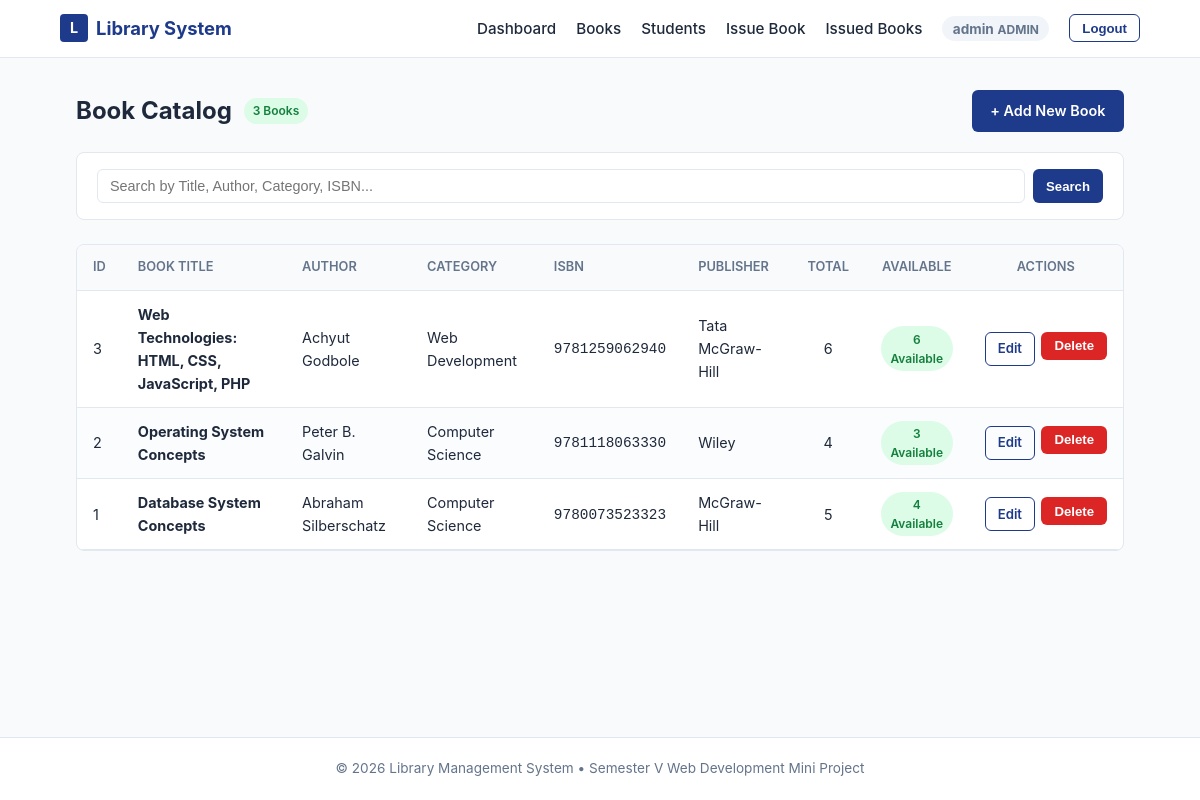
The app's page /admin/books.php (signed in) with its own data.
### tables this page shows
CREATE TABLE IF NOT EXISTS `books` (
    `id` INT AUTO_INCREMENT PRIMARY KEY,
    `book_name` VARCHAR(150) NOT NULL,
    `author` VARCHAR(100) NOT NULL,
    `category` VARCHAR(50) NOT NULL,
    `isbn` VARCHAR(30) NOT NULL UNIQUE,
    `publisher` VARCHAR(100) NOT NULL,
    `total_copies` INT NOT NULL DEFAULT 1,
    `available_copies` INT NOT NULL DEFAULT 1,
    `created_at` TIMESTAMP DEFAULT CURRENT_TIMESTAMP
);

### admin/books.php (the view, shortened to what this page needs)
<?php
require_once __DIR__ . '/../config/database.php';
$search_query = trim($_GET['q'] ?? '');
$books = [];
try {
    if ($search_query !== '') {
        $stmt = $pdo->prepare("
            SELECT * FROM books
            WHERE book_name LIKE :q OR author LIKE :q OR category LIKE :q OR isbn LIKE :q
            ORDER BY id DESC
        ");
        $stmt->execute([':q' => "%{$search_query}%"]);
    } else {
        $stmt = $pdo->query("SELECT * FROM books ORDER BY id DESC");
    }
    $books = $stmt->fetchAll();
} catch (PDOException $e) {
    $error_message = "Failed to load book records.";
}
$base_path  = "../";
require_once __DIR__ . '/../includes/header.php';
?>
<main class="main-content">
    <div class="container">
        <div class="toolbar">
            <div class="toolbar-left">
                <h1 class="dashboard-title" style="margin: 0; font-size: 1.5rem;">Book Catalog</h1>
                <span class="stock-pill stock-in"><?php echo count($books); ?> Books</span>
            </div>
            <div class="toolbar-right">
                <a href="add_book.php" class="btn btn-primary">+ Add New Book</a>
            </div>
        </div>
        <div class="feature-card" style="padding: 1rem 1.25rem; margin-bottom: 1.5rem;">
            <form action="books.php" method="GET" class="search-form">
                <input
                    type="text"
                    name="q"
                    class="search-input"
                    placeholder="Search by Title, Author, Category, ISBN..."
                    value="<?php echo htmlspecialchars($search_query); ?>"
                >
                <button type="submit" class="btn btn-primary btn-sm">Search</button>
            </form>
        </div>
        <div class="table-wrapper">
            <?php if (count($books) > 0): ?>
                <table class="table table-striped">
                    <thead>
                        <tr>
                            <th>ID</th>
                            <th>Book Title</th>
                            <th>Author</th>
                            <th>Category</th>
                            <th>ISBN</th>
                            <th>Publisher</th>
                            <th style="text-align: center;">Total</th>
                            <th style="text-align: center;">Available</th>
                            <th style="text-align: center;">Actions</th>
                        </tr>
                    </thead>
                    <tbody>
                        <?php foreach ($books as $b): ?>
                            <tr>
                                <td><?php echo (int)$b['id']; ?></td>
                                <td><strong><?php echo htmlspecialchars($b['book_name']); ?></strong></td>
                                <td><?php echo htmlspecialchars($b['author']); ?></td>
                                <td><?php echo htmlspecialchars($b['category']); ?></td>
                                <td><code><?php echo htmlspecialchars($b['isbn']); ?></code></td>
                                <td><?php echo htmlspecialchars($b['publisher']); ?></td>
                                <td style="text-align: center;"><?php echo (int)$b['total_copies']; ?></td>
                                <td style="text-align: center;">
                                    <?php if ((int)$b['available_copies'] > 0): ?>
                                        <span class="stock-pill stock-in"><?php echo (int)$b['available_copies']; ?> Available</span>
                                    <?php else: ?>
                                        <span class="stock-pill stock-out">Out of Stock</span>
                                    <?php endif; ?>
                                </td>
                                <td style="text-align: center;">
                                    <div class="table-actions" style="justify-content: center;">
                                        <a href="edit_book.php?id=<?php echo (int)$b['id']; ?>" class="btn btn-outline btn-sm">Edit</a>
                                        <form
                                            action="books.php"
                                            method="POST"
                                            style="display: inline;"
                                            onsubmit="return confirm('Are you sure you want to delete this book?');"
                                        >
                                            <button type="submit" class="btn btn-danger btn-sm">Delete</button>
                                        </form>
                                    </div>
                                </td>
                            </tr>
                        <?php endforeach; ?>
                    </tbody>
                </table>
            <?php endif; ?>
        </div>
    </div>
</main>
<?php
require_once __DIR__ . '/../includes/footer.php';
?>

### includes/header.php (shortened to what this page needs)
<?php
$is_authenticated = isset($_SESSION['user_id']) && !empty($_SESSION['user_id']);
$session_role     = $_SESSION['role'] ?? null;
$session_username = $_SESSION['username'] ?? null;
?>
<!DOCTYPE html>
<html lang="en">
<head>
    <link rel="stylesheet" href="<?php echo htmlspecialchars($base_path); ?>css/style.css">
</head>
<body>
    <header class="site-header">
        <div class="container nav-bar">
            <a href="<?php echo htmlspecialchars($base_path); ?>index.php" class="brand-logo">
                <span class="brand-icon">L</span>
                <span>Library System</span>
            </a>
            <nav>
                <ul class="nav-links">
                    <?php if ($is_authenticated): ?>
                        <?php if ($session_role === 'admin'): ?>
                            <li><a href="<?php echo htmlspecialchars($base_path); ?>admin/dashboard.php" class="nav-link">Dashboard</a></li>
                            <li><a href="<?php echo htmlspecialchars($base_path); ?>admin/books.php" class="nav-link">Books</a></li>
                            <li><a href="<?php echo htmlspecialchars($base_path); ?>admin/students.php" class="nav-link">Students</a></li>
                            <li><a href="<?php echo htmlspecialchars($base_path); ?>admin/issue_book.php" class="nav-link">Issue Book</a></li>
                            <li><a href="<?php echo htmlspecialchars($base_path); ?>admin/issued_books.php" class="nav-link">Issued Books</a></li>
                        <?php endif; ?>
                        <li class="nav-user-item">
                            <span class="user-pill">
                                <strong><?php echo htmlspecialchars($session_username); ?></strong>
                                <span class="role-tag role-<?php echo htmlspecialchars($session_role); ?>">
                                    <?php echo htmlspecialchars(ucfirst($session_role)); ?>
                                </span>
                            </span>
                        </li>
                        <li>
                            <form action="<?php echo htmlspecialchars($base_path); ?>logout.php" method="POST" style="display:inline;">
                                <button type="submit" class="btn btn-outline btn-sm">Logout</button>
                            </form>
                        </li>
                    <?php else: ?>
                        <li><a href="<?php echo htmlspecialchars($base_path); ?>index.php" class="nav-link">Home</a></li>
                        <li><a href="<?php echo htmlspecialchars($base_path); ?>login.php" class="btn btn-primary btn-sm">Login</a></li>
                    <?php endif; ?>
                </ul>
            </nav>
        </div>
    </header>

### includes/footer.php (shortened to what this page needs)
    <footer class="site-footer">
        <div class="container">
            <p>&copy; <?php echo date('Y'); ?> Library Management System &bull; Semester V Web Development Mini Project</p>
        </div>
    </footer>
</body>
</html>

### css/style.css (style rules this page uses)
:root { --primary: #1e3a8a; --primary-hover: #1d4ed8; --text-main: #1e293b; --text-muted: #64748b; --bg-main: #f8fafc; --bg-card: #ffffff; --border: #e2e8f0; --font: -apple-system, BlinkMacSystemFont, "Segoe UI", Roboto, "Helvetica Neue", sans-serif; }
* { margin: 0; padding: 0; box-sizing: border-box; }
body { font-family: var(--font); background-color: var(--bg-main); color: var(--text-main); line-height: 1.6; display: flex; flex-direction: column; min-height: 100vh; }
.container { width: 92%; max-width: 1080px; margin: 0 auto; padding: 0 1rem; }
.main-content { flex: 1; padding: 2rem 0; }
.site-header { background-color: var(--bg-card); border-bottom: 1px solid var(--border); position: sticky; top: 0; z-index: 50; }
.nav-bar { display: flex; justify-content: space-between; align-items: center; padding: 0.85rem 0; flex-wrap: wrap; gap: 0.75rem; }
.brand-logo { display: flex; align-items: center; gap: 0.5rem; font-size: 1.15rem; font-weight: 700; color: var(--primary); text-decoration: none; }
.brand-icon { display: inline-block; width: 28px; height: 28px; background-color: var(--primary); color: #ffffff; border-radius: 4px; text-align: center; line-height: 28px; font-size: 0.9rem; font-weight: bold; }
.nav-links { display: flex; list-style: none; gap: 1.25rem; align-items: center; flex-wrap: wrap; }
.nav-link { text-decoration: none; color: var(--text-main); font-weight: 500; font-size: 0.95rem; }
.user-pill { font-size: 0.85rem; background-color: #f1f5f9; padding: 0.3rem 0.65rem; border-radius: 9999px; color: var(--text-muted); }
.role-tag { font-weight: 700; text-transform: uppercase; font-size: 0.75rem; }
.btn { display: inline-block; padding: 0.55rem 1.1rem; font-size: 0.9rem; font-weight: 600; text-align: center; text-decoration: none; border-radius: 6px; cursor: pointer; border: 1px solid transparent; transition: background 0.15s ease; }
.btn-primary { background: var(--primary); color: #fff; }
.btn-outline { background: transparent; color: var(--primary); border-color: var(--primary); }
.btn-danger { background: #dc2626; color: #fff; }
.btn-sm { padding: 0.35rem 0.75rem; font-size: 0.825rem; }
.dashboard-title { font-size: 1.5rem; font-weight: 700; margin: 0.25rem 0; }
.feature-card, .auth-card { background: var(--bg-card); border: 1px solid var(--border); border-radius: 8px; padding: 1.5rem; margin-bottom: 1.5rem; }
.search-form { display: flex; gap: 0.5rem; flex-wrap: wrap; }
.search-input { flex: 1; min-width: 220px; padding: 0.5rem 0.75rem; font-size: 0.9rem; border: 1px solid var(--border); border-radius: 6px; }
.toolbar { display: flex; justify-content: space-between; align-items: center; margin-bottom: 1.25rem; flex-wrap: wrap; gap: 0.75rem; }
.toolbar-left, .toolbar-right { display: flex; align-items: center; gap: 0.75rem; }
.table-wrapper { background: var(--bg-card); border: 1px solid var(--border); border-radius: 8px; overflow-x: auto; margin-bottom: 1.5rem; }
.table { width: 100%; border-collapse: collapse; font-size: 0.9rem; text-align: left; }
.table th { background: #f8fafc; color: var(--text-muted); font-weight: 600; font-size: 0.8rem; text-transform: uppercase; padding: 0.75rem 1rem; border-bottom: 1px solid var(--border); }
.table td { padding: 0.75rem 1rem; border-bottom: 1px solid var(--border); vertical-align: middle; }
.table-striped tbody tr:nth-child(even) { background: #fbfcfe; }
.table-actions { display: flex; gap: 0.4rem; }
.stock-pill { display: inline-block; padding: 0.2rem 0.55rem; border-radius: 9999px; font-size: 0.75rem; font-weight: 600; }
.stock-in { background: #dcfce7; color: #15803d; }
.site-footer { background: var(--bg-card); border-top: 1px solid var(--border); padding: 1.25rem 0; text-align: center; font-size: 0.85rem; color: var(--text-muted); margin-top: auto; }

### records on screen
books: id "3", book_name "Web Technologies: HTML, CSS, JavaScript, PHP", author "Achyut Godbole", category "Web Development", isbn "9781259062940", publisher "Tata McGraw-Hill", total_copies "6", available_copies "6"
books: id "2", book_name "Operating System Concepts", author "Peter B. Galvin", category "Computer Science", isbn "9781118063330", publisher "Wiley", total_copies "4", available_copies "3"
books: id "1", book_name "Database System Concepts", author "Abraham Silberschatz", category "Computer Science", isbn "9780073523323", publisher "McGraw-Hill", total_copies "5", available_copies "4"

### other values on screen
$session_username "admin"
$session_role "ADMIN"
count($books) "3"
